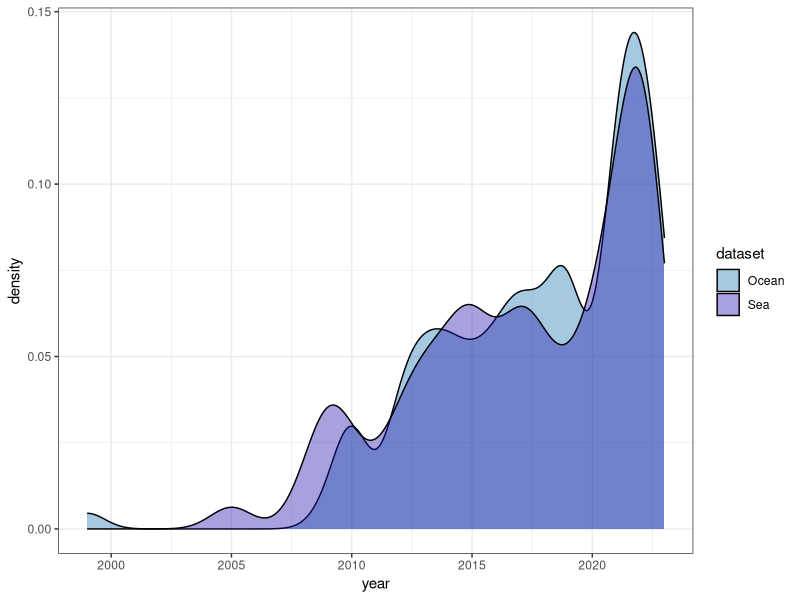

This chart was generated by the following R code:

# Load libraries
library(ggplot2)
library(dplyr)

# Load data from 3 CSV files and combine them
df1 <- read.csv("densitypeter.csv")
df1$dataset <- "Peter Fend"
df2 <- read.csv("density_sea.csv")
df2$dataset <- "Sea"
df3 <- read.csv("ostend_density.csv")
df3$dataset <- "Sea.Ostend"
df4 <- read.csv("density_ocean.csv")
df4$dataset <- "Ocean"

df_all <- rbind(df2, df4)

# Filter data to only include years 1993 onwards
df_all <- filter(df_all, year >= 1993)

# Create stacked density chart with custom color palette
ggplot(df_all, aes(x = year, fill = dataset)) +
  geom_density(alpha = 0.4, adjust = 0.5) +
  scale_fill_manual(values = c("#1F78B4", "#2415ab", "#7ac3e6", "#64c3c4")) +
  theme_bw()
